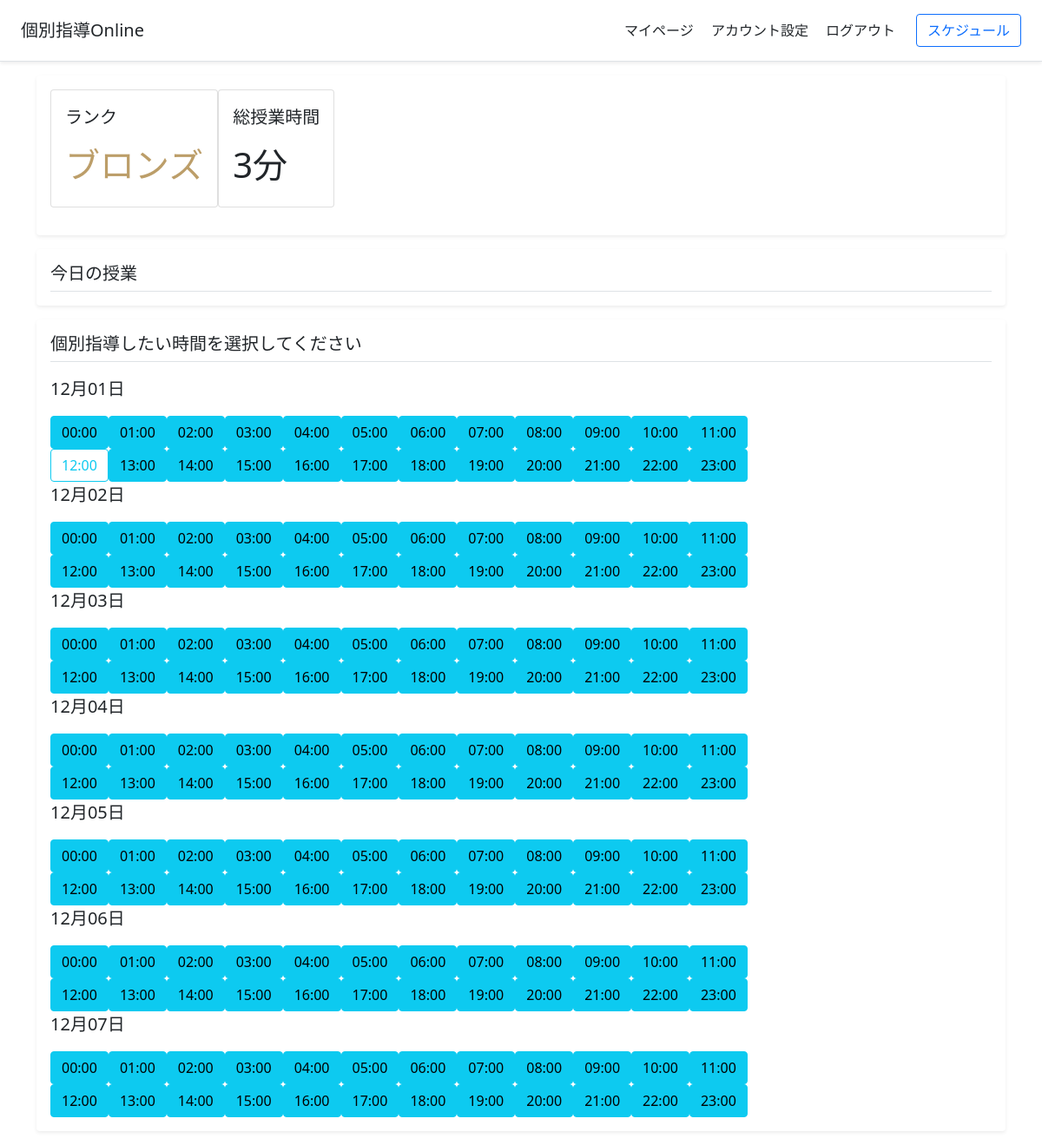
Before: /manage_schedule/ (signed in) with the older database file.
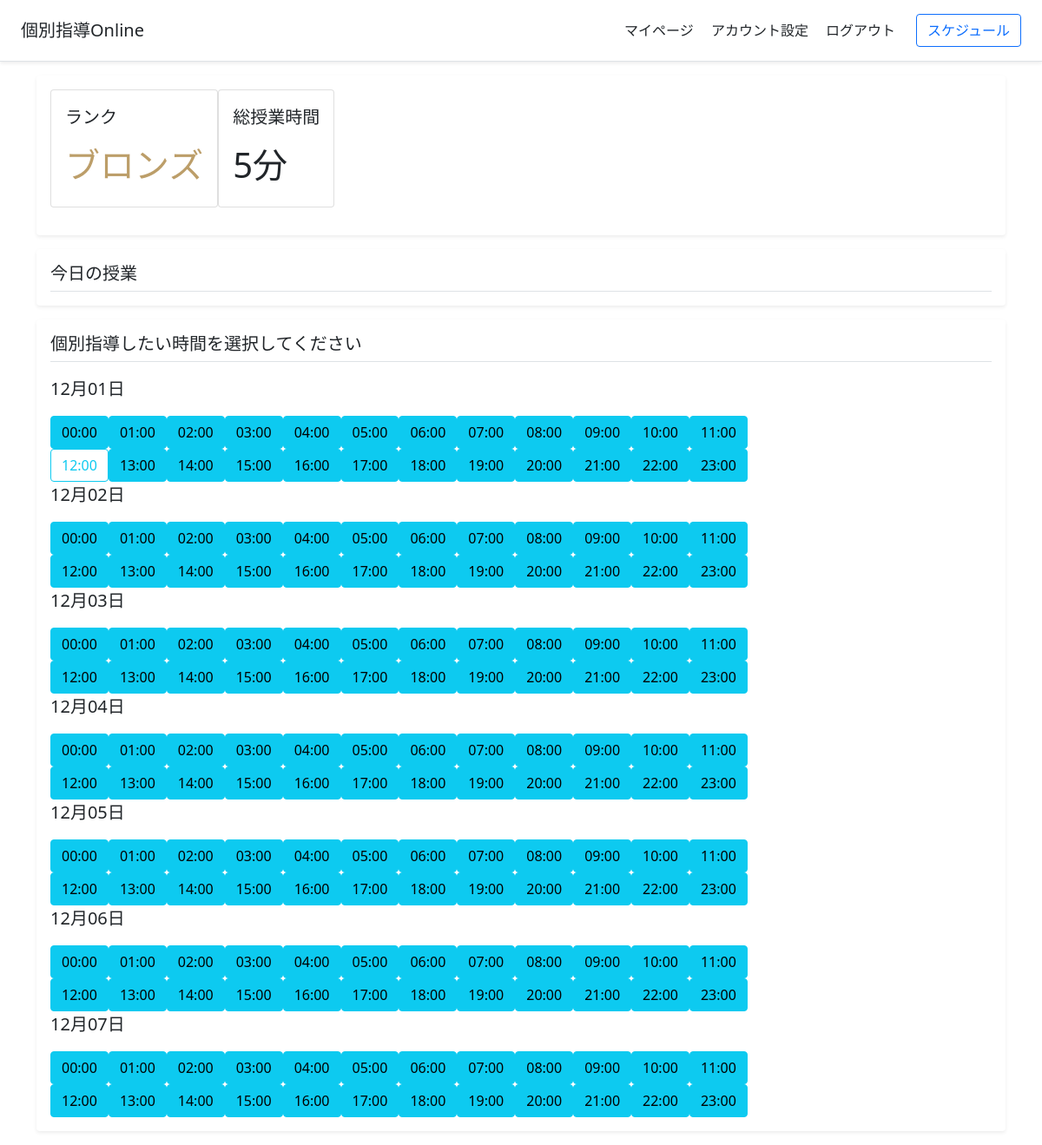
After: the same page with the newer database file.
### tutoringapp/models.py (models this page shows)
class UserModel(AbstractUser):
    user_type = models.TextField(choices=USER_TYPE_CHOICES, default="student") # ユーザーが講師か生徒かを示す
    first_name = models.TextField(default="") # ユーザーの名前
    last_name = models.TextField(default="") # ユーザーの苗字
    profile_image = models.ImageField(upload_to="", default="ProfileImage.png") # ユーザーのプロフィール画像
    start_datetime = models.DateTimeField(auto_now_add=True)
    self_introduction = models.TextField(default="")
    spent_time = models.IntegerField(default=0) # 費やした時間(学習時間or授業をした時間)
    rank = models.TextField(choices=USERS_RANK_CHOICES, default="bronze")
    class_start_datetime = models.DateTimeField(default=datetime.datetime(2000, 1, 1)) # 最後に授業に参加した時間
    class_ending_datetime = models.DateTimeField(default=datetime.datetime(2000, 1, 1)) # 最後に授業を終了した時間

### tutoringapp/views.py (the view, shortened to what this page needs)
# urls.py: path("manage_schedule/", views.manage_schedule_view, name="manage_schedule"), # 講師のスケジュールを管理するページ
def manage_schedule_view(request):
    if request.user.is_authenticated and request.user.user_type == "teacher":
        if request.method == "GET":
            user = request.user
            teacher = models.TeacherModel.objects.get(user=user.id)
            weekly_datetime_list = create_weekly_datetime_list(user.id) # 一週間分の日付、時刻のリストを作成(UTCに準拠)
            todays_teachers_class_list = create_todays_teachers_class_list(user.id) # 今日行われる授業のリストを作成する
            now = timezone.now()
            if request.GET.get("error"):
                error = request.GET.get("error")
            else:
                error = ""
            return render(request, "manage_schedule.html", {"weekly_datetime_list" : weekly_datetime_list, "todays_teachers_class_list" : todays_teachers_class_list, "error" : error, "now" : now})
    elif request.user.user_type == "student":
        return redirect("reserve")
    else:
        return redirect("login")

### tutoringapp/views.py (called while the page is built)
def change_set_to_list(record_set):
    record_list = []
    for record in record_set:
        record_list.append(record)
    return record_list

def return_datetime_duplicate_class(class_list, year, month, day, hour):
    duplicate_class = None
    for this_class in class_list:
        if this_class.datetime.year == year and this_class.datetime.month == month and this_class.datetime.day == day and this_class.datetime.hour == hour:
            duplicate_class = this_class
    return duplicate_class

def judge_datetime_is_within_today(this_datetime):
    jst_today = datetime.datetime.now(datetime.timezone(datetime.timedelta(hours=9)))
    today = timezone.now().replace(day=jst_today.day, hour=15, minute=0, second=0, microsecond=0) - datetime.timedelta(days=1) # UTCにおける15時0分(JSTにおける0時0分)
    one_days_after = today + datetime.timedelta(days=1)
    if today <= this_datetime < one_days_after:
        return True
    else:
        return False

def judge_datetime_is_before_now(this_datetime):
    now = timezone.now().replace(minute=0, second=0, microsecond=0)
    if this_datetime >= now:
        return True
    else:
        return False

### templates/manage_schedule.html (shortened to what this page needs)
{% extends "base.html" %}
{% block content %}
<main class="container">
    <div class="my-3 p-3 bg-white rounded shadow-sm">
        <div class="d-flex flex-row bd-highlight mb-3">
            <div class="card">
                <div class="card-body">
                    <p class="lead">ランク</p>
                    {% if user.rank == "bronze" %}
                    <p class="h1" style="color: #BC9E69;">ブロンズ</p>
                    {% elif user.rank == "silver" %}
                    <p class="h1" style="color: #BEC1C3;">シルバー</p>
                    {% elif user.rank == "gold" %}
                    <p class="h1" style="color: #EFC986;">ゴールド</p>
                    {% elif user.rank == "diamond" %}
                    <p class="h1" style="color: #94D1C8;">ダイヤモンド</p>
                    {% endif %}
                </div>
            </div>
            <div class="card">
                <div class="card-body">
                  <p class="lead">総授業時間</p>
                  <p class="h1">{{user.spent_time}}分</p>
                </div>
            </div>
        </div>
    </div>
    <div class="my-3 p-3 bg-white rounded shadow-sm">
        <h5 class="border-bottom pb-2 mb-0">今日の授業</h5>
    </div>
    <div class="my-3 p-3 bg-white rounded shadow-sm">
        <h5 class="border-bottom pb-2 mb-0">個別指導したい時間を選択してください</h5>
        <form action="" method="POST">{% csrf_token %}
            {% for halfday_time_list in weekly_datetime_list %}
                {% if forloop.counter0|divisibleby:"2" %}
                    {% if halfday_time_list.0.datetime %}
                    <p class="lead">{{halfday_time_list.0.datetime|date:"m月d日"}}</p>
                    {% else %}
                    <p class="lead">{{halfday_time_list.0|date:"m月d日"}}</p>
                    {% endif %}
                {% endif %}
            <div class="d-flex justify-content-left">
                {% for time in halfday_time_list %}
                    {% if time.datetime %}
                    <button type="submit" class="btn btn-outline-info" name="teachers_class_datetime" value="{{time.datetime|date:'Y:m:d H:00'}}">{{time.datetime|date:"H:00"}}</button>
                    {% else %}
                    <button type="submit" class="btn btn-info" name="teachers_class_datetime" value="{{time|date:'Y:m:d H:00'}}">{{time|date:"H:00"}}</button>
                    {% endif%}
                {% endfor %}
            </div>
            {% endfor %}
        </form>
    </div>
</main>
{% endblock content %}

Changed rows visible on the page:
changed UserModel: spent_time "3" → "5"
